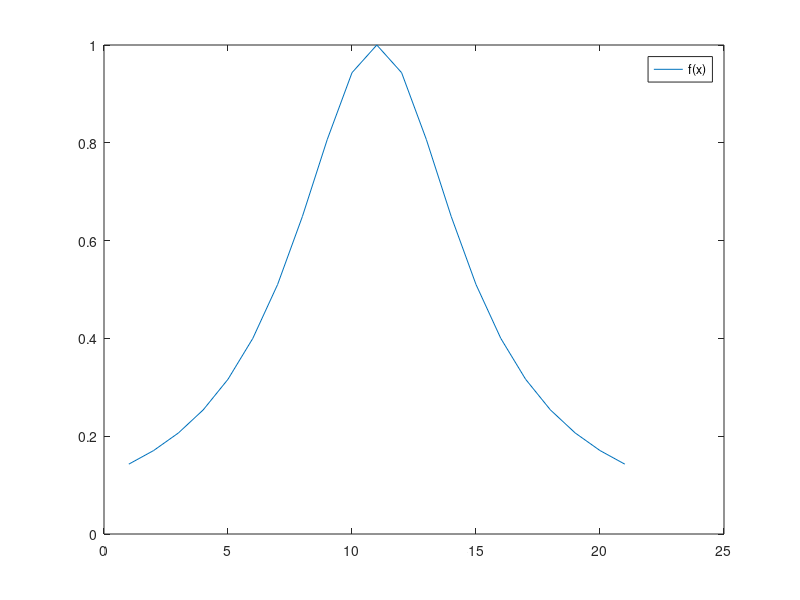
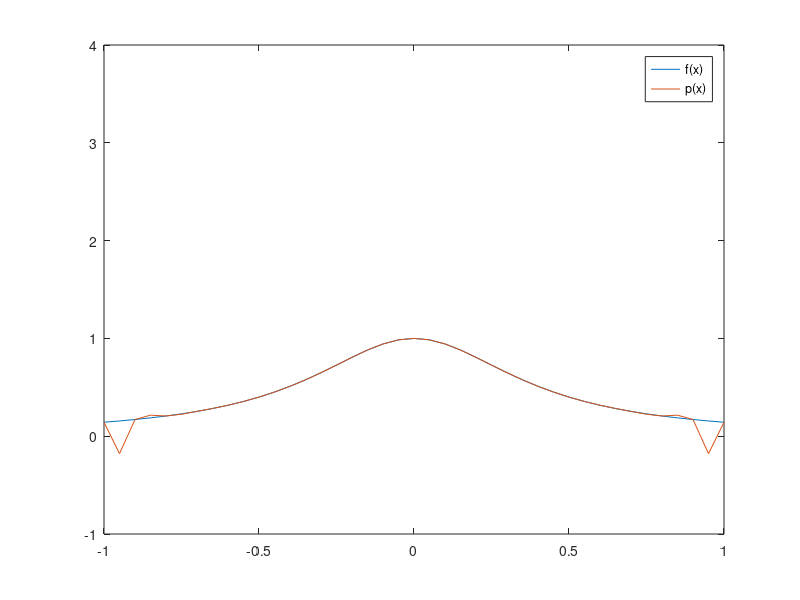

Write MATLAB code to recreate these figures, in order.
clear all
clc

x = linspace(-1,1,21);
fx = 1./(6 * x.^2+1);
figure;plot(fx)
legend('f(x)')
n = 20;
p = polyfit(x,fx,n);
x = linspace(-1,1,41);
fx = 1./(6 * x.^2+1);
px = polyval(p,x);
qx = fx - px
[fx' px']
figure;plot(x,fx)
hold on
plot(x,px)
legend('f(x)','p(x)')
ylim([-1 4])
fileID = fopen('val.txt','w');
fprintf(fileID,'%2.16f || %2.16f || %2.16f\n',fx,px,qx);
fclose(fileID);
